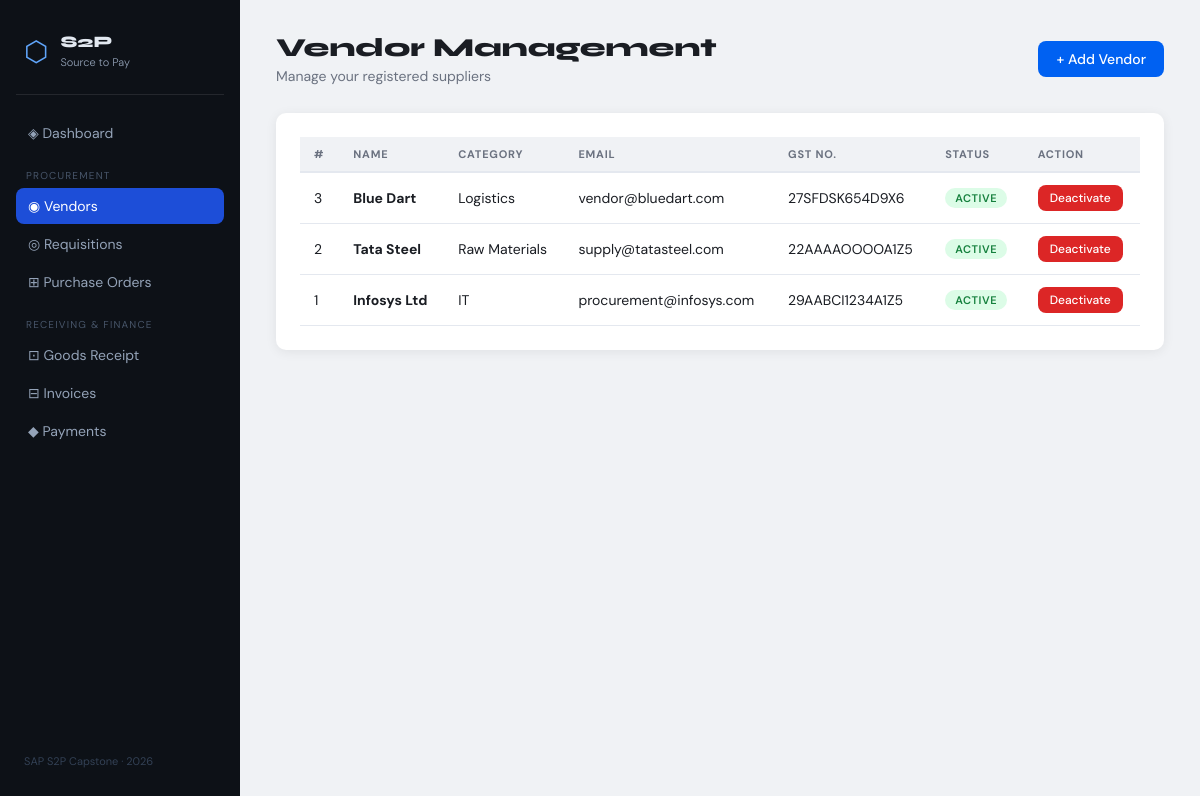
/vendors, run on the app's committed database.
### tables this page shows
CREATE TABLE vendors (
            id          INTEGER PRIMARY KEY AUTOINCREMENT,
            name        TEXT NOT NULL,
            email       TEXT NOT NULL,
            phone       TEXT,
            address     TEXT,
            gst_number  TEXT,
            category    TEXT,
            status      TEXT DEFAULT 'Active',
            created_at  TEXT DEFAULT (datetime('now'))
        );

### app.py (the view)
@app.route("/vendors")
def vendors():
    conn = get_db()
    vendors_list = conn.execute("SELECT * FROM vendors ORDER BY created_at DESC").fetchall()
    conn.close()
    return render_template("vendors.html", vendors=vendors_list)

### app.py (called while the page is built)
def get_db():
    conn = sqlite3.connect(DB_PATH)
    conn.row_factory = sqlite3.Row
    return conn

### templates/vendors.html
{% extends "base.html" %}
{% block content %}
<div class="page-header">
    <div>
        <h1>Vendor Management</h1>
        <p class="subtitle">Manage your registered suppliers</p>
    </div>
    <a href="/vendors/add" class="btn btn-primary">+ Add Vendor</a>
</div>
<div class="section-card">
    {% if vendors %}
    <table class="data-table">
        <thead>
            <tr>
                <th>#</th>
                <th>Name</th>
                <th>Category</th>
                <th>Email</th>
                <th>GST No.</th>
                <th>Status</th>
                <th>Action</th>
            </tr>
        </thead>
        <tbody>
            {% for v in vendors %}
            <tr>
                <td>{{ v.id }}</td>
                <td><strong>{{ v.name }}</strong></td>
                <td>{{ v.category }}</td>
                <td>{{ v.email }}</td>
                <td>{{ v.gst_number or '—' }}</td>
                <td><span class="badge badge-{{ v.status|lower }}">{{ v.status }}</span></td>
                <td>
                    {% if v.status == 'Active' %}
                    <a href="/vendors/delete/{{ v.id }}"
                       onclick="return confirm('Deactivate this vendor?')"
                       class="btn btn-sm btn-danger">Deactivate</a>
                    {% endif %}
                </td>
            </tr>
            {% endfor %}
        </tbody>
    </table>
    {% else %}
    <p class="empty-msg">No vendors yet. <a href="/vendors/add">Register one →</a></p>
    {% endif %}
</div>
{% endblock %}

### static/css/style.css (style rules this page uses)
:root { --bg: #f0f2f5; --sidebar-bg: #0d1117; --sidebar-w: 240px; --card-bg: #ffffff; --border: #e4e8ef; --text: #1a1d23; --muted: #6b7280; --accent: #0061f2; --success: #16a34a; --warning: #d97706; --danger: #dc2626; --purple: #7c3aed; --teal: #0891b2; --radius: 10px; --shadow: 0 2px 12px rgba(0,0,0,0.07); }
*, *::before, *::after { box-sizing: border-box; margin: 0; padding: 0; }
body { font-family: 'DM Sans', sans-serif; background: var(--bg); color: var(--text); display: flex; min-height: 100vh; }
a { text-decoration: none; color: inherit; }
.page-header { display: flex; align-items: center; justify-content: space-between; margin-bottom: 28px; }
.page-header h1 { font-family: 'Syne', sans-serif; font-size: 26px; font-weight: 800; }
.subtitle { color: var(--muted); font-size: 14px; margin-top: 4px; }
.section-card { background: var(--card-bg); border-radius: var(--radius); padding: 24px; box-shadow: var(--shadow); margin-bottom: 24px; }
.data-table { width: 100%; border-collapse: collapse; font-size: 14px; }
.data-table th { background: var(--bg); padding: 10px 14px; text-align: left; font-size: 11px; text-transform: uppercase; letter-spacing: 0.07em; color: var(--muted); border-bottom: 2px solid var(--border); }
.data-table td { padding: 12px 14px; border-bottom: 1px solid var(--border); vertical-align: middle; }
.badge { display: inline-block; padding: 3px 10px; border-radius: 20px; font-size: 11px; font-weight: 600; text-transform: uppercase; letter-spacing: 0.05em; }
.badge-active { background: #dcfce7; color: #15803d; }
.btn { display: inline-flex; align-items: center; gap: 6px; padding: 9px 18px; border-radius: 8px; border: none; cursor: pointer; font-family: 'DM Sans', sans-serif; font-size: 14px; font-weight: 500; transition: all 0.15s; text-decoration: none; }
.btn-primary { background: var(--accent); color: #fff; }
.btn-danger { background: var(--danger); color: #fff; }
.btn-sm { padding: 5px 12px; font-size: 12px; }

### data on the page
vendors: id "3", name "Blue Dart", category "Logistics", email "vendor@bluedart.com", gst_number "27SFDSK654D9X6", status "ACTIVE"
vendors: id "2", name "Tata Steel", category "Raw Materials", email "supply@tatasteel.com", gst_number "22AAAAOOOOA1Z5", status "ACTIVE"
vendors: id "1", name "Infosys Ltd", category "IT", email "procurement@infosys.com", gst_number "29AABCI1234A1Z5", status "ACTIVE"
